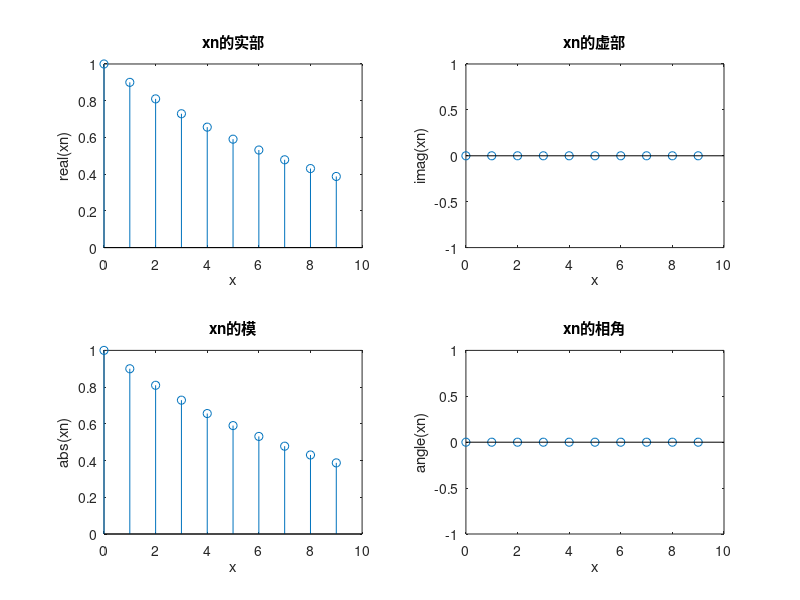
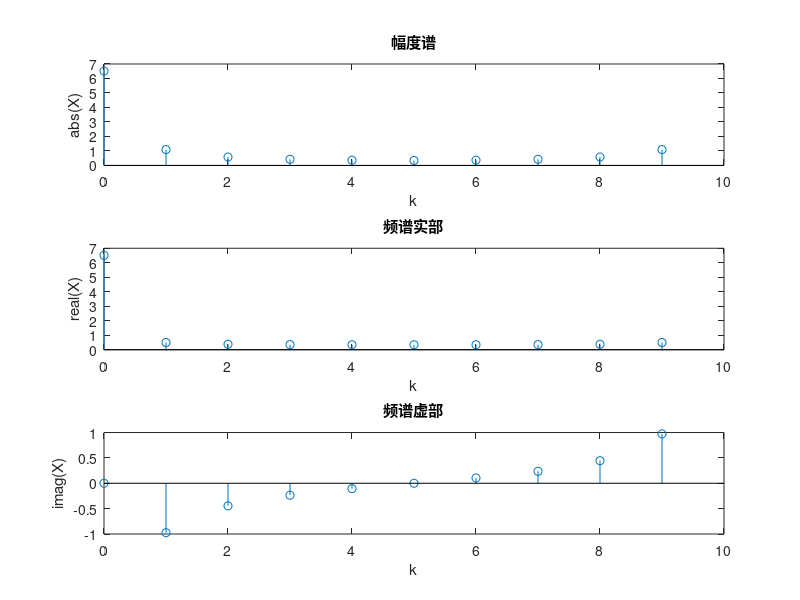

Here is the MATLAB script that generated these plots, in order:
clear;
clc;
n=0:9;    %设置自变量区间
xn=0.9.^n;%计算相应的x(n)
k=0:9;    %设置DFT采样长度
X=dftmtx(10)*xn';%DFT变换

figure(1);%画出原序列的实部、虚部、模、相角
subplot(2,2,1);stem(n,real(xn));xlabel('x');ylabel('real(xn)');title('xn的实部');
subplot(2,2,2);stem(n,imag(xn));xlabel('x');ylabel('imag(xn)');title('xn的虚部');
subplot(2,2,3);stem(n,abs(xn));xlabel('x');ylabel('abs(xn)');title('xn的模');
subplot(2,2,4);stem(n,angle(xn));xlabel('x');ylabel('angle(xn)');title('xn的相角');

figure(2);%画出频谱的幅度谱、频谱实部、频谱虚部
subplot(3,1,1);stem(k,abs(X));xlabel('k');ylabel('abs(X)');title('幅度谱');
subplot(3,1,2);stem(k,real(X));xlabel('k');ylabel('real(X)');title('频谱实部');
subplot(3,1,3);stem(k,imag(X));xlabel('k');ylabel('imag(X)');title('频谱虚部');